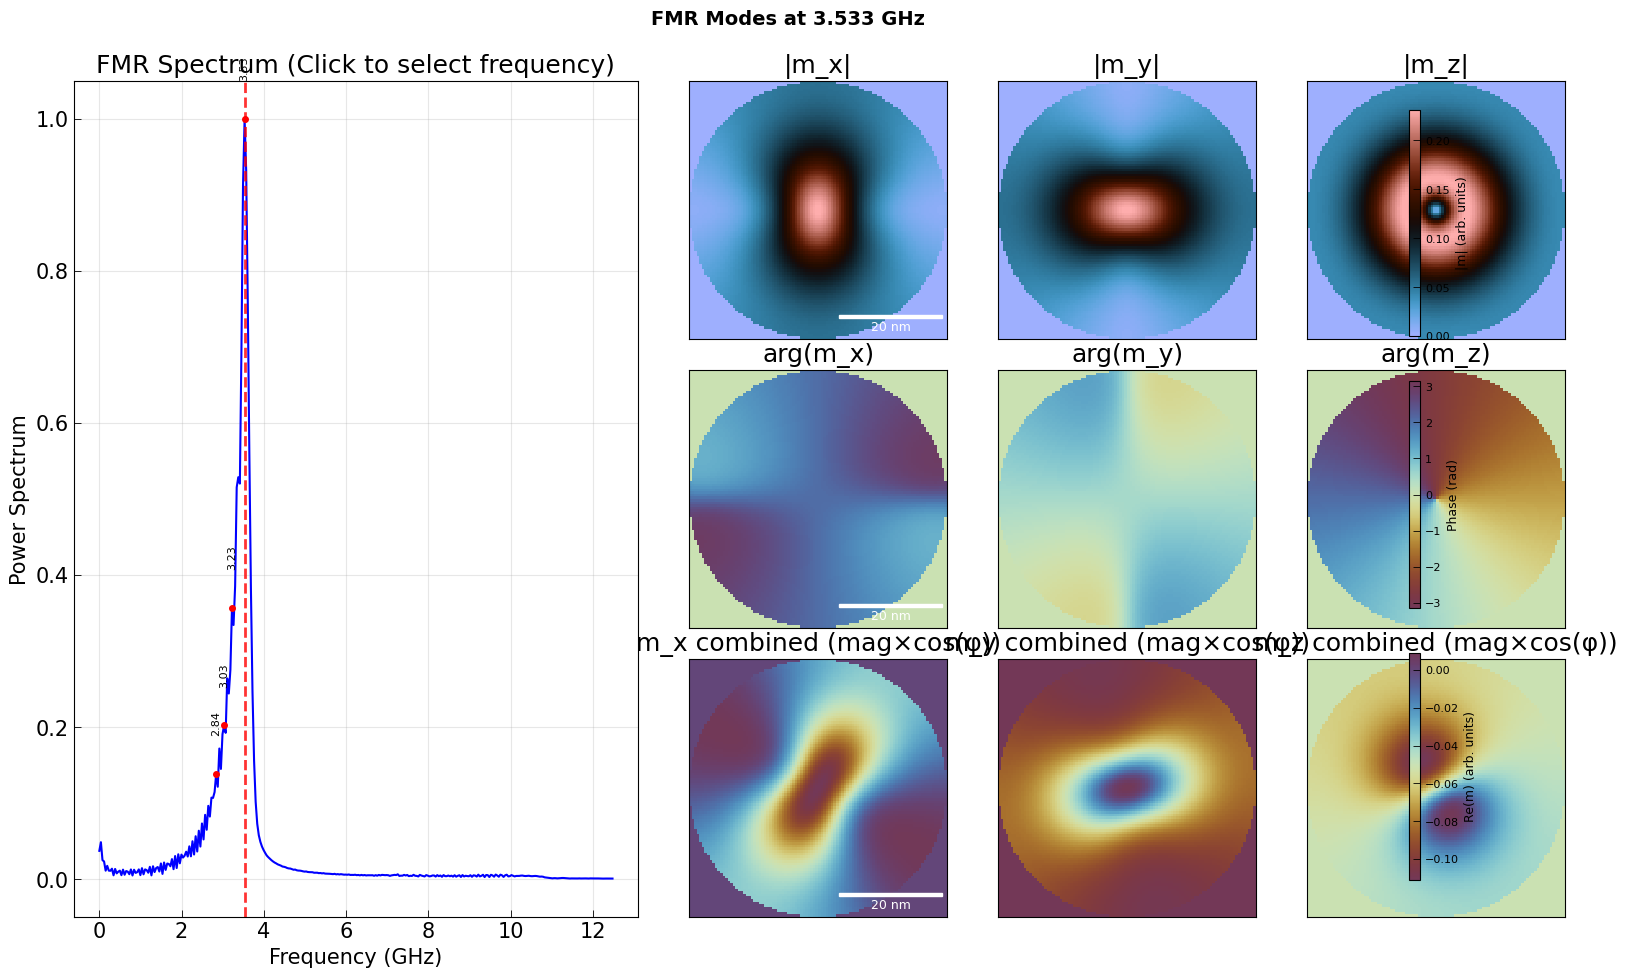

The script that saved this image:
#!/usr/bin/env python3
"""
Simplified test for interactive_spectrum function with modes
"""

import mmpp
import matplotlib
matplotlib.use('Agg')  # Use non-interactive backend for testing
import matplotlib.pyplot as plt

print("Testing interactive_spectrum (simplified)...")
print("="*50)

# Load MMPP job
zarr_path = "/mnt/storage_2/scratch/pl0095-01/zelent/gleb/simulations/field_dependent/spectrum_withoutanisu.zarr"
job = mmpp.MMPP(zarr_path)

print(f"Loaded zarr file successfully")

# Test parameters - using force=False to avoid long computation
dset = "m_dot"
force = False  # Don't force recomputation for faster test
z_layer = 0    # Use first layer instead of -1
use_fft_spectrum = True  # Use existing FFT data

print(f"Test parameters:")
print(f"  dset: {dset}")
print(f"  force: {force}")
print(f"  z_layer: {z_layer}")
print(f"  use_fft_spectrum: {use_fft_spectrum}")
print()

try:
    print("Testing interactive_spectrum...")
    
    # Test the function call 
    fig = job[0].fft.modes.interactive_spectrum(
        dset=dset,
        force=force, 
        z_layer=z_layer,
        use_fft_spectrum=use_fft_spectrum,
        show=False  # Don't show plot in test
    )
    
    print("✓ interactive_spectrum completed successfully!")
    print(f"  Returned: {type(fig) if fig is not None else 'None (show=True)'}")
    
    if fig is not None:
        print(f"  Figure size: {fig.get_size_inches()}")
        print(f"  Number of axes: {len(fig.axes)}")
        
        # Save test figure
        test_output_path = "test_interactive_spectrum_simple.png"
        fig.savefig(test_output_path, dpi=100, bbox_inches='tight')
        print(f"  Test figure saved as: {test_output_path}")
        
        # Cleanup
        plt.close(fig)
    
    print()
    print("Test completed successfully! ✓")
    
    # Also test the direct dt fix we made
    print("\nTesting dt fix impact on modes...")
    from mmpp.fft.compute_fft import FFTCompute
    
    fft_compute = FFTCompute()
    data, dt = fft_compute.load_data_from_zarr(
        zarr_path=zarr_path,
        dataset=dset,
        z_layer=0,
        tmax=100  # Small sample for speed
    )
    
    print(f"✓ dt correctly read as: {dt}")
    print(f"  Data shape: {data.shape}")
    print(f"  This dt will be used in all FFT frequency calculations")
    
except Exception as e:
    print(f"✗ Error in test: {e}")
    import traceback
    traceback.print_exc()

print("="*50)
